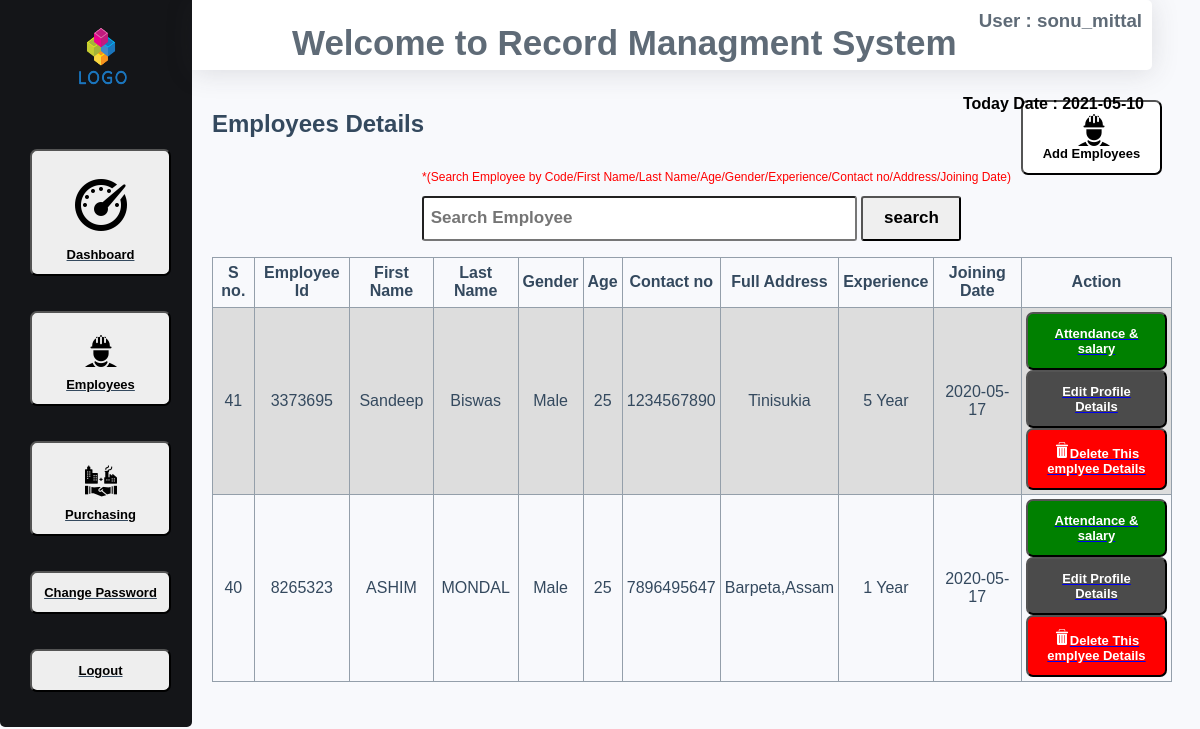
Screenshot of /admin_index.php?show_employee&user=sonu_mittal (signed in) with the database file from the repository.
### tables this page shows
CREATE TABLE IF NOT EXISTS `employee_profile` (
  `id` int(11) NOT NULL AUTO_INCREMENT,
  `emp_code` varchar(30) NOT NULL,
  `emp_first_name` varchar(30) NOT NULL,
  `emp_last_name` varchar(30) NOT NULL,
  `gender` varchar(10) NOT NULL,
  `age` varchar(20) NOT NULL,
  `emp_contact_no` varchar(30) NOT NULL,
  `emp_full_address` varchar(50) NOT NULL,
  `experience` varchar(20) NOT NULL,
  `joining_date_time` date NOT NULL,
  PRIMARY KEY (`id`)
);

### show_employee.php (the view, shortened to what this page needs)
<?php
 include_once('connection.php');
    if(!isset($_SESSION['logged'])&&$_SEESION['logged2']!='true')
    {
        echo "<script>window.location.assign('index.php')</script>";
        exit();
    }
    else
    {
          $session_name=$_SESSION['logged'];
?>
       <div class="cotent_box">
<table border="1" class="show_table" width="83%">
 <tr height="50px" ><th>
S no.</th><th>Employee Id</th><th>First Name</th><th>Last Name</th><th>Gender</th><th>Age</th><th>Contact no</th><th>Full Address</th><th>Experience</th><th>Joining Date</th><th>Action</th></tr>
<?php
    $query="select * from employee_profile order by id desc";
    $row=mysqli_query($connection,$query);
    while($result=mysqli_fetch_array($row)){
echo "<tr><td>".$result['0']."</td>";
echo "<td>".$result['1']."</td>";
echo "<td>".$result['2']."</td>";
echo "<td>".$result['3']."</td>";
echo "<td>".$result['4']."</td>";
echo "<td>".$result['5']."</td>";
echo "<td>".$result['6']."</td>";
echo "<td>".$result['7']."</td>";
echo "<td>".$result['8']."</td>";
echo "<td>".$result['9']."</td>";
        ?>
     <td><a href='admin_index.php?attendance_salary&user=<?php echo $session_name ?>&attendance_salary_id=<?php echo $result['0'] ?>'><button name="salary" style="background:green;color:#fff;margin:0px;">Attendance &amp; salary</button></a>
        <a href='admin_index.php?update_form_employee&user=<?php echo $session_name ?>&update_id=<?php echo $result['0'] ?>'><button name="edit" style="background:#4b4b4b;color:#fff;margin:0px;">Edit Profile Details</button></a>
         <a href='admin_index.php?delete_employee&user=<?php echo $session_name ?>&delete_id=<?php echo $result['0'] ?>'> <button name="delete" style="background:red;color:#fff;margin:0px;"><img src="images/delete.png" alt="delete">Delete This emplyee Details</button></a>
  </td>
    </tr>
           <?php
    }
    ?>
         </table>
</div>
<?php } ?>

### css/css.css (style rules this page uses)
body,html { margin: 0; padding: 0; height: 100%; color: #34495e; background:#F8F9FC; font-family: arial, sans-serif; }
table { border-collapse: collapse; width: 100%; }
td, th { border: 1px solid #949faa; text-align: center; padding: 4px; }
tr:nth-child(even) { background-color: #dddddd; }
.nav nav button,section .content button { display: block; text-align: center; padding: 12px; width: 141px; margin: 35px 30px; border-radius: 7px; font-size: 13px; font-weight: 700; background: #fff; }

### rows the page displays
employee_profile: id "41", emp_code "3373695", emp_first_name "Sandeep", emp_last_name "Biswas", gender "Male", age "25", emp_contact_no "1234567890", emp_full_address "Tinisukia", experience "5 Year", joining_date_time "2020-05-17"
employee_profile: id "40", emp_code "8265323", emp_first_name "ASHIM", emp_last_name "MONDAL", gender "Male", age "25", emp_contact_no "7896495647", emp_full_address "Barpeta,Assam", experience "1 Year", joining_date_time "2020-05-17"

### other values shown
$session_name "sonu_mittal"
